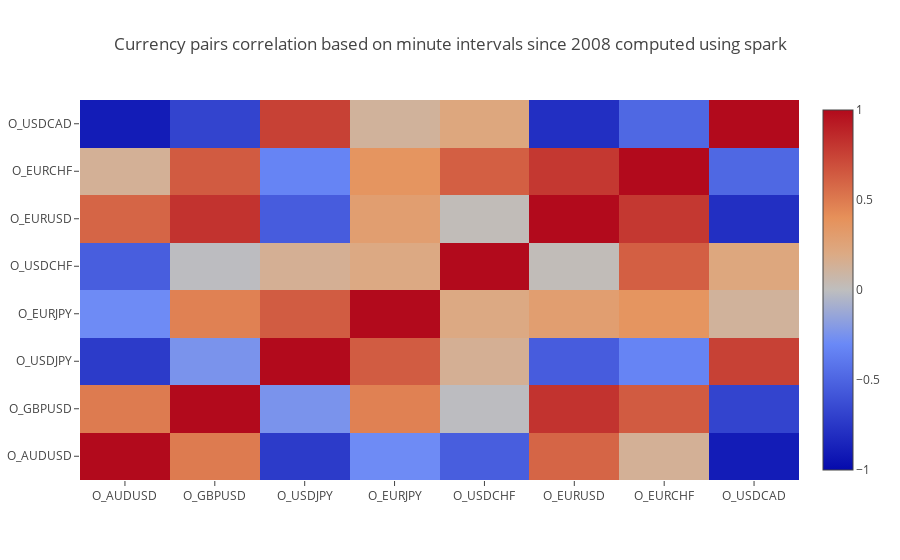

Write notebook code for a chart like this one.
### Markdown cell above
## Correlation between pairs

Compute the correlation pairs over ten years

### Code cell
from pyspark.mllib.stat import Statistics
from pyspark.ml.stat import Correlation
from pyspark.ml.feature import VectorAssembler
from plotly.offline import download_plotlyjs, init_notebook_mode, plot, iplot
init_notebook_mode(connected=True)
import plotly.graph_objs as go

def corr_matrix(inpcols,beg=None,end=None):
    
    dfjoin = spark.read.parquet("data/forexdatajoinclean/")    
     
    if beg is None or end is None:
        dfilter = dfjoin
    else :
        dfilter = dfjoin.filter(dfjoin.date.between(beg,end ))
    
    dfilter = dfilter.dropna()
    vec_assembler = VectorAssembler(inputCols=inpcols, outputCol="features")
    dffeatures = vec_assembler.transform(dfilter)
    pearsonCorr = Correlation.corr(dffeatures, 'features', 'pearson').collect()
    return pearsonCorr

dfjoin = spark.read.parquet("data/forexdatajoinclean/")    
 
inpcols = dfjoin.columns
inpcols.remove("date")
inpcols = [x for x in inpcols if x.startswith("O_")]
rowsize = len(inpcols)

corrpearson = corr_matrix(inpcols = inpcols)

trace = go.Heatmap(
    z=corrpearson[0][0].values.reshape(rowsize,rowsize),    
    zmin = -1,
    zmax = 1,
    name= "10yearsCorr",
    x=inpcols,
    y=inpcols)    

data=[trace]

layout = go.Layout(
    title='Currency pairs correlation based on minute intervals since 2008 computed using spark'
)

fig = go.Figure(data=data, layout=layout)
iplot(fig, filename='corr heatmap')

### Figure 1 — Plotly figure (JSON) as saved in the notebook; plotly's stock layout.template omitted (floating-point values rounded to 4 significant figures)
{"data": [{"name": "10yearsCorr", "type": "heatmap", "x": ["O_AUDUSD", "O_GBPUSD", "O_USDJPY", "O_EURJPY", "O_USDCHF", "O_EURUSD", "O_EURCHF", "O_USDCAD"], "y": ["O_AUDUSD", "O_GBPUSD", "O_USDJPY", "O_EURJPY", "O_USDCHF", "O_EURUSD", "O_EURCHF", "O_USDCAD"], "z": [[1, 0.4983, -0.7304, -0.2874, -0.5361, 0.5972, 0.139, -0.8997], [0.4983, 1, -0.2423, 0.472, -0.008709, 0.8156, 0.6416, -0.6823], [-0.7304, -0.2423, 1, 0.6368, 0.1453, -0.5455, -0.3255, 0.7537], [-0.2874, 0.472, 0.6368, 1, 0.2064, 0.295, 0.3714, 0.1223], [-0.5361, -0.008709, 0.1453, 0.2064, 1, 0.01925, 0.6221, 0.2273], [0.5972, 0.8156, -0.5455, 0.295, 0.01925, 1, 0.7939, -0.7984], [0.139, 0.6416, -0.3255, 0.3714, 0.6221, 0.7939, 1, -0.4839], [-0.8997, -0.6823, 0.7537, 0.1223, 0.2273, -0.7984, -0.4839, 1]], "zmax": 1, "zmin": -1}], "layout": {"title": "Currency pairs correlation based on minute intervals since 2008 computed using spark"}}
